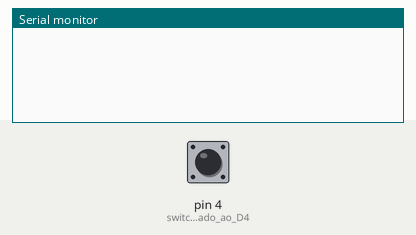
A sketch run on a simulated Arduino Uno, built with avr-gcc and run on an emulated ATmega328P. Parts: the last lines printed to the serial monitor. The inputs (shaded band) are chosen by the test bench; at power-on: pin 4 (switch_ligado_ao_D4) HIGH.

Above: at 1.2 s.
1.3 s: pin 4 (switch_ligado_ao_D4) pulled LOW for 0.15 s
At 1.43 s:
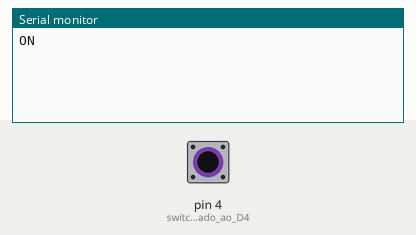
At 2.8 s:
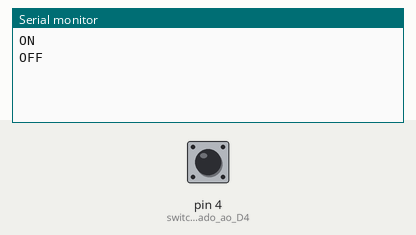

The sketch:

JoystickArduinoNunchuk.h.ino
```cpp
int ultimo = HIGH;

void setup() {
  Serial.begin(115200);
  pinMode(4, INPUT_PULLUP);  // switch ligado ao D4
}

void loop() {
  int estado = digitalRead(4);

  if (estado != ultimo) {
    Serial.println(estado == LOW ? "ON" : "OFF");
    ultimo = estado;
  }

  delay(5);
}
```

Measured:
- after the input at 1.3 s, the serial monitor: prints a new line at once (image 1)
